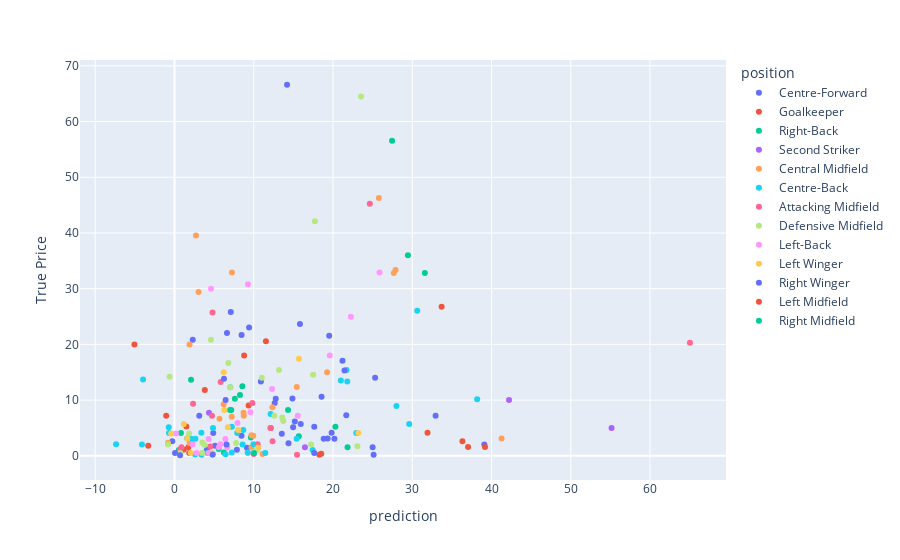

Notebook code for this chart:
### Markdown cell above
### Interactive plot of predictions

### Code cell
import plotly.express as px

pred_df = pd.concat([pd.DataFrame(y_pred, columns = ["prediction"]), y_test], axis=1)



pred_df.rename(columns = {'fee_infladj':'True Price'}, inplace = True)

fig = px.scatter(pred_df,
                 x="prediction",
                 y="True Price",
                 color="position",
                 hover_data=['player_name', 'club_name', 'position'])
fig.show()

### Figure 1 — Plotly figure (JSON) as saved in the notebook; plotly's stock layout.template omitted (floating-point values rounded to 4 significant figures)
{"data": [{"customdata": [["Josh Sargent", "Norwich City", "Centre-Forward"], ["Ante Budimir", "RCD Mallorca", "Centre-Forward"], ["Patrik Schick", "RB Leipzig", "Centre-Forward"], ["Gerard Moreno", "Villarreal CF", "Centre-Forward"], ["Carlos Fernández", "Real Sociedad", "Centre-Forward"], ["Luis Suárez", "Atlético de Madrid", "Centre-Forward"], ["Dominic Solanke", "AFC Bournemouth", "Centre-Forward"], ["Antonio Sanabria", "Torino FC", "Centre-Forward"], ["Wout Weghorst", "Burnley FC", "Centre-Forward"], ["Felipe Avenatti", "Bologna FC 1909", "Centre-Forward"], ["Andrea Pinamonti", "Inter Milan", "Centre-Forward"], ["Moussa Dembélé", "Atlético de Madrid", "Centre-Forward"], ["Jean-Kévin Augustin", "AS Monaco", "Centre-Forward"], ["Grégoire Defrel", "US Sassuolo", "Centre-Forward"], ["Paco Alcácer", "Villarreal CF", "Centre-Forward"], ["Victor Osimhen", "LOSC Lille", "Centre-Forward"], ["Giovanni Simeone", "Cagliari Calcio", "Centre-Forward"], ["André Silva", "Sevilla FC", "Centre-Forward"], ["Willian José", "Wolverhampton Wanderers", "Centre-Forward"], ["Danny Ings", "Southampton FC", "Centre-Forward"], ["Gonçalo Paciência", "FC Schalke 04", "Centre-Forward"], ["Andreas Cornelius", "FC Girondins Bordeaux", "Centre-Forward"], ["Isaac Success", "Udinese Calcio", "Centre-Forward"], ["Steve Mounié", "Stade Brestois 29", "Centre-Forward"], ["Lucas Pérez", "Cádiz CF", "Centre-Forward"], ["Andrea Petagna", "SPAL", "Centre-Forward"], ["Ishak Belfodil", "TSG 1899 Hoffenheim", "Centre-Forward"], ["Ignatius Ganago", "RC Lens", "Centre-Forward"], ["Munir El Haddadi", "Sevilla FC", "Centre-Forward"], ["Andrea Petagna", "SSC Napoli", "Centre-Forward"], ["Carlos Bacca", "Villarreal CF", "Centre-Forward"], ["Gonzalo Higuaín", "AC Milan", "Centre-Forward"], ["Corentin Jean", "RC Lens", "Centre-Forward"]], "hovertemplate": "position=%{customdata[2]}<br>prediction=%{x}<br>True Price=%{y}<br>player_name=%{customdata[0]}<br>club_name=%{customdata[1]}<extra></extra>", "legendgroup": "Centre-Forward", "marker": {"color": "#636efa", "symbol": "circle"}, "mode": "markers", "name": "Centre-Forward", "orientation": "v", "showlegend": true, "type": "scatter", "x": [12.64, 14.38, 8.459, 2.302, 12.77, 32.95, 6.622, 3.125, 25.31, -0.2756, 19.52, 25.0, 4.891, 20.18, 15.83, 9.413, 10.9, 13.54, 18.82, 7.099, 39.09, 9.148, 5.108, 14.97, 25.12, 19.32, 15.93, 15.18, 7.872, 21.19, 21.67, 18.56, 4.068], "xaxis": "x", "y": [9.5, 2.262, 3.599, 20.81, 10.26, 7.181, 22.06, 7.181, 14, 2.602, 21.54, 1.539, 4.114, 3.085, 23.65, 23.04, 13.34, 3.955, 3.078, 25.81, 2.052, 1.447, 1.8, 5.129, 0.2, 3.122, 5.724, 6.155, 1.093, 17.07, 7.285, 10.62, 1.026], "yaxis": "y"}, {"customdata": [["Jeremías Ledesma", "Cádiz CF", "Goalkeeper"], ["Alfred Gomis", "SPAL", "Goalkeeper"], ["Baptiste Reynet", "Nîmes Olympique", "Goalkeeper"], ["Juan Musso", "Atalanta BC", "Goalkeeper"], ["Ben Foster", "Watford FC", "Goalkeeper"], ["David Button", "West Bromwich Albion", "Goalkeeper"], ["Florian Müller", "SC Freiburg", "Goalkeeper"], ["Baptiste Reynet", "FC Toulouse", "Goalkeeper"], ["Tom Heaton", "Aston Villa", "Goalkeeper"], ["Florian Müller", "VfB Stuttgart", "Goalkeeper"], ["Andrés Fernández", "SD Huesca", "Goalkeeper"], ["Oier Olazábal", "RCD Espanyol Barcelona", "Goalkeeper"], ["Orestis Karnezis", "LOSC Lille", "Goalkeeper"], ["Antonio Adán", "Atlético de Madrid", "Goalkeeper"], ["Emil Audero", "UC Sampdoria", "Goalkeeper"], ["Jonas Lössl", "Huddersfield Town", "Goalkeeper"], ["Rui Patrício", "AS Roma", "Goalkeeper"], ["Kevin Trapp", "Eintracht Frankfurt", "Goalkeeper"], ["Neto", "FC Barcelona", "Goalkeeper"]], "hovertemplate": "position=%{customdata[2]}<br>prediction=%{x}<br>True Price=%{y}<br>player_name=%{customdata[0]}<br>club_name=%{customdata[1]}<extra></extra>", "legendgroup": "Goalkeeper", "marker": {"color": "#EF553B", "symbol": "circle"}, "mode": "markers", "name": "Goalkeeper", "orientation": "v", "showlegend": true, "type": "scatter", "x": [-3.312, 37.04, 18.52, -5.057, 2.164, 1.176, 18.27, 31.92, 9.352, 12.11, 1.861, 1.751, 1.497, 39.18, 11.54, 36.33, 3.826, -1.049, 33.71], "xaxis": "x", "y": [1.8, 1.561, 0.3591, 20, 2.914, 1.128, 0.2052, 4.163, 9.05, 5, 0.5129, 1.543, 5.263, 1.561, 20.57, 2.602, 11.8, 7.199, 26.74], "yaxis": "y"}, {"customdata": [["Kévin Malcuit", "SSC Napoli", "Right-Back"], ["Jonathan Schmid", "SC Freiburg", "Right-Back"], ["Benjamin Pavard", "Bayern Munich", "Right-Back"], ["Nélson Semedo", "Wolverhampton Wanderers", "Right-Back"], ["Kenny Tete", "Fulham FC", "Right-Back"], ["Gabriele Zappa", "Cagliari Calcio", "Right-Back"], ["Ruben Aguilar", "AS Monaco", "Right-Back"], ["Valentino Lazaro", "Hertha BSC", "Right-Back"], ["Kyle Walker-Peters", "Southampton FC", "Right-Back"], ["Fabio Depaoli", "Atalanta BC", "Right-Back"], ["Valentino Lazaro", "Borussia Mönchengladbach", "Right-Back"], ["Florent Hadergjonaj", "Huddersfield Town", "Right-Back"], ["Aaron Wan-Bissaka", "Manchester United", "Right-Back"], ["Valentino Lazaro", "Newcastle United", "Right-Back"], ["Rubén Peña", "Villarreal CF", "Right-Back"], ["Ander Capa", "Athletic Bilbao", "Right-Back"], ["Bouna Sarr", "Bayern Munich", "Right-Back"], ["Antonio Barragán", "Real Betis Balompié", "Right-Back"]], "hovertemplate": "position=%{customdata[2]}<br>prediction=%{x}<br>True Price=%{y}<br>player_name=%{customdata[0]}<br>club_name=%{customdata[1]}<extra></extra>", "legendgroup": "Right-Back", "marker": {"color": "#00cc96", "symbol": "circle"}, "mode": "markers", "name": "Right-Back", "orientation": "v", "showlegend": true, "type": "scatter", "x": [8.563, 0.8178, 29.45, 31.59, 9.635, 15.69, 14.33, 8.263, 2.092, 6.238, 5.582, 20.3, 27.45, 21.84, 7.008, 1.628, 7.162, 0.5437], "xaxis": "x", "y": [12.49, 4.114, 35.99, 32.83, 3.283, 3.5, 8.227, 10.93, 13.64, 0.6155, 1.231, 5.204, 56.56, 1.543, 8.227, 3.122, 8.207, 1.041], "yaxis": "y"}, {"customdata": [["Marius Bülter", "1.FC Union Berlin", "Second Striker"], ["Antoine Griezmann", "Atlético de Madrid", "Second Striker"], ["Federico Di Francesco", "US Sassuolo", "Second Striker"], ["Max Kruse", "VfL Wolfsburg", "Second Striker"]], "hovertemplate": "position=%{customdata[2]}<br>prediction=%{x}<br>True Price=%{y}<br>player_name=%{customdata[0]}<br>club_name=%{customdata[1]}<extra></extra>", "legendgroup": "Second Striker", "marker": {"color": "#ab63fa", "symbol": "circle"}, "mode": "markers", "name": "Second Striker", "orientation": "v", "showlegend": true, "type": "scatter", "x": [16.46, 42.21, 4.353, 55.15], "xaxis": "x", "y": [1.539, 10, 7.754, 5], "yaxis": "y"}, {"customdata": [["Rene Krhin", "FC Nantes", "Central Midfield"], ["Hernani", "Parma Calcio 1913", "Central Midfield"], ["André Gomes", "Everton FC", "Central Midfield"], ["Arne Maier", "FC Augsburg", "Central Midfield"], ["Nadiem Amiri", "Bayer 04 Leverkusen", "Central Midfield"], ["Gerson", "Olympique Marseille", "Central Midfield"], ["Will Hughes", "Crystal Palace", "Central Midfield"], ["Kerem Demirbay", "Bayer 04 Leverkusen", "Central Midfield"], ["Marcel Sabitzer", "Bayern Munich", "Central Midfield"], ["Giovani Lo Celso", "Tottenham Hotspur", "Central Midfield"], ["Edimilson Fernandes", "1.FSV Mainz 05", "Central Midfield"], ["Gonzalo Melero", "Levante UD", "Central Midfield"], ["Jean-Victor Makengo", "Udinese Calcio", "Central Midfield"], ["Radja Nainggolan", "Inter Milan", "Central Midfield"], ["Seko Fofana", "RC Lens", "Central Midfield"], ["Nicolò Barella", "Inter Milan", "Central Midfield"], ["Eduard Löwen", "Hertha BSC", "Central Midfield"], ["Stefano Sensi", "Inter Milan", "Central Midfield"], ["Giovani Lo Celso", "Real Betis Balompié", "Central Midfield"], ["Youri Tielemans", "Leicester City", "Central Midfield"], ["Fayçal Fajr", "Getafe CF", "Central Midfield"], ["Nicolò Barella", "Inter Milan", "Central Midfield"], ["Joe Willock", "Newcastle United", "Central Midfield"]], "hovertemplate": "position=%{customdata[2]}<br>prediction=%{x}<br>True Price=%{y}<br>player_name=%{customdata[0]}<br>club_name=%{customdata[1]}<extra></extra>", "legendgroup": "Central Midfield", "marker": {"color": "#FFA15A", "symbol": "circle"}, "mode": "markers", "name": "Central Midfield", "orientation": "v", "showlegend": true, "type": "scatter", "x": [11.09, 5.672, -0.8175, 9.264, 6.208, 1.902, 7.229, 7.247, 19.25, 27.67, 8.708, 9.711, 9.947, 2.705, 12.36, 15.44, 8.741, 1.92, 41.27, 25.79, 9.715, 27.89, 3.04], "xaxis": "x", "y": [0.3122, 6.637, 2.342, 0.5, 9.256, 20, 7, 32.91, 15, 32.83, 7.713, 3.702, 3.591, 39.55, 8.72, 12.34, 7.199, 2.262, 3.122, 46.28, 1.543, 33.34, 29.4], "yaxis": "y"}, {"customdata": [["Rúben Vezo", "Levante UD", "Centre-Back"], ["Waldemar Anton", "VfB Stuttgart", "Centre-Back"], ["Raúl Albiol", "Villarreal CF", "Centre-Back"], ["Luca Kilian", "1.FSV Mainz 05", "Centre-Back"], ["Pedro Bigas", "SD Eibar", "Centre-Back"], ["Javi Sánchez", "Real Valladolid CF", "Centre-Back"], ["Sergi Gómez", "Sevilla FC", "Centre-Back"], ["Raúl Navas", "CA Osasuna", "Centre-Back"], ["Igor", "ACF Fiorentina", "Centre-Back"], ["Sebastiano Luperto", "FC Crotone", "Centre-Back"], ["Axel Tuanzebe", "SSC Napoli", "Centre-Back"], ["Fikayo Tomori", "AC Milan", "Centre-Back"], ["Jordi Amat", "Rayo Vallecano", "Centre-Back"], ["Lorenzo Tonelli", "UC Sampdoria", "Centre-Back"], ["Jawad El Yamiq", "Real Valladolid CF", "Centre-Back"], ["Ömer Toprak", "SV Werder Bremen", "Centre-Back"], ["Mohammed Salisu", "Southampton FC", "Centre-Back"], ["David Luiz", "Arsenal FC", "Centre-Back"], ["Axel Disasi", "AS Monaco", "Centre-Back"], ["Germán Pezzella", "ACF Fiorentina", "Centre-Back"], ["Reece Oxford", "FC Augsburg", "Centre-Back"], ["Marc Muniesa", "Girona FC", "Centre-Back"], ["Jannik Vestergaard", "Southampton FC", "Centre-Back"], ["Lyanco", "Southampton FC", "Centre-Back"], ["Maxime Le Marchand", "Fulham FC", "Centre-Back"], ["Alexander Djiku", "RC Strasbourg Alsace", "Centre-Back"], ["Kamil Glik", "Benevento Calcio", "Centre-Back"], ["Erick Cabaco", "Levante UD", "Centre-Back"], ["Bruno Ecuele Manga", "Dijon FCO", "Centre-Back"], ["Alex Ferrari", "UC Sampdoria", "Centre-Back"], ["Sebastiaan Bornauw", "VfL Wolfsburg", "Centre-Back"], ["Robert Bauer", "1.FC Nuremberg", "Centre-Back"], ["Jeison Murillo", "UC Sampdoria", "Centre-Back"], ["Diego Carlos", "Sevilla FC", "Centre-Back"]], "hovertemplate": "position=%{customdata[2]}<br>prediction=%{x}<br>True Price=%{y}<br>player_name=%{customdata[0]}<br>club_name=%{customdata[1]}<extra></extra>", "legendgroup": "Centre-Back", "marker": {"color": "#19d3f3", "symbol": "circle"}, "mode": "markers", "name": "Centre-Back", "orientation": "v", "showlegend": true, "type": "scatter", "x": [-0.7257, 7.918, 22.94, 8.593, 2.077, 2.64, 29.61, 2.604, 4.862, 11.45, 9.238, 7.232, 17.43, -4.102, 4.773, -0.6933, 7.039, 28.0, 21.8, 38.19, 4.173, 7.238, 30.63, 12.13, 3.389, 8.681, 15.42, 9.963, -7.374, 6.447, 20.99, 3.405, -3.964, 21.72], "xaxis": "x", "y": [5.142, 4.104, 4.114, 2.052, 3.085, 3.078, 5.724, 0.2565, 5, 0.5129, 0.6, 0.6155, 1.041, 2.052, 0.2565, 4.104, 12.31, 8.947, 13.34, 10.15, 0.5204, 5.204, 26.02, 7.5, 4.163, 4.628, 3.078, 2.081, 2.057, 0.2602, 13.5, 0.2081, 13.68, 15.43], "yaxis": "y"}, {"customdata": [["Brahim Díaz", "AC Milan", "Attacking Midfield"], ["Nabil Fekir", "Real Betis Balompié", "Attacking Midfield"], ["Ondrej Duda", "1. FC Köln", "Attacking Midfield"], ["Denis Suárez", "Arsenal FC", "Attacking Midfield"], ["Gaël Kakuta", "Rayo Vallecano", "Attacking Midfield"], ["Borja García", "SD Huesca", "Attacking Midfield"], ["Jeff Reine-Adélaïde", "SCO Angers", "Attacking Midfield"], ["Gaël Kakuta", "RC Lens", "Attacking Midfield"], ["Joelinton", "Newcastle United", "Attacking Midfield"], ["Hannes Wolf", "Borussia Mönchengladbach", "Attacking Midfield"], ["Denis Suárez", "Celta de Vigo", "Attacking Midfield"], ["Valter Birsa", "Cagliari Calcio", "Attacking Midfield"], ["Masaya Okugawa", "Arminia Bielefeld", "Attacking Midfield"], ["Riccardo Saponara", "ACF Fiorentina", "Attacking Midfield"], ["Jeff Reine-Adélaïde", "Olympique Lyon", "Attacking Midfield"]], "hovertemplate": "position=%{customdata[2]}<br>prediction=%{x}<br>True Price=%{y}<br>player_name=%{customdata[0]}<br>club_name=%{customdata[1]}<extra></extra>", "legendgroup": "Attacking Midfield", "marker": {"color": "#FF6692", "symbol": "circle"}, "mode": "markers", "name": "Attacking Midfield", "orientation": "v", "showlegend": true, "type": "scatter", "x": [15.46, 65.04, 4.728, 12.38, 10.5, 0.875, 4.516, 12.16, 24.65, 9.826, 5.83, 9.989, 0.658, 2.345, 4.792], "xaxis": "x", "y": [0.2052, 20.31, 7.181, 2.602, 2.081, 1.539, 1.665, 5, 45.25, 9.5, 13.27, 0.3122, 1, 9.367, 25.71], "yaxis": "y"}, {"customdata": [["Benjamin André", "LOSC Lille", "Defensive Midfield"], ["Morgan Schneiderlin", "OGC Nice", "Defensive Midfield"], ["Lucas Deaux", "Nîmes Olympique", "Defensive Midfield"], ["Sandro Tonali", "AC Milan", "Defensive Midfield"], ["Jean-Eudes Aholou", "AS Monaco", "Defensive Midfield"], ["Rolando Mandragora", "Juventus FC", "Defensive Midfield"], ["Bruno Guimarães", "Newcastle United", "Defensive Midfield"], ["Baptiste Santamaria", "Stade Rennais FC", "Defensive Midfield"], ["Walace", "Hannover 96", "Defensive Midfield"], ["Alexis Blin", "Amiens SC", "Defensive Midfield"], ["Stefan Ilsanker", "Eintracht Frankfurt", "Defensive Midfield"], ["Sandro", "Udinese Calcio", "Defensive Midfield"], ["Thomas Delaney", "Borussia Dortmund", "Defensive Midfield"], ["Lucas Torró", "CA Osasuna", "Defensive Midfield"], ["Rodri", "Manchester City", "Defensive Midfield"], ["Sandro", "Genoa CFC", "Defensive Midfield"], ["Leander Dendoncker", "Wolverhampton Wanderers", "Defensive Midfield"], ["Tiemoué Bakayoko", "SSC Napoli", "Defensive Midfield"], ["Sebastian Rudy", "FC Schalke 04", "Defensive Midfield"], ["Iván Marcone", "Elche CF", "Defensive Midfield"], ["Ibrahima Diallo", "Southampton FC", "Defensive Midfield"], ["Milan Badelj", "Genoa CFC", "Defensive Midfield"]], "hovertemplate": "position=%{customdata[2]}<br>prediction=%{x}<br>True Price=%{y}<br>player_name=%{customdata[0]}<br>club_name=%{customdata[1]}<extra></extra>", "legendgroup": "Defensive Midfield", "marker": {"color": "#B6E880", "symbol": "circle"}, "mode": "markers", "name": "Defensive Midfield", "orientation": "v", "showlegend": true, "type": "scatter", "x": [12.59, 7.762, 10.41, 13.6, 17.49, 13.19, 17.72, 11.01, 13.72, 23.08, 0.7304, 3.508, 4.595, -0.8189, 23.54, 3.508, -0.6186, 17.23, 6.789, 1.854, 7.025, 3.798], "xaxis": "x", "y": [7.199, 2.288, 1.028, 6.9, 14.57, 15.39, 42.1, 14, 6.244, 1.697, 0.5142, 0.5204, 20.81, 2.052, 64.48, 2.394, 14.19, 2.052, 16.65, 4, 12.31, 2.0], "yaxis": "y"}, {"customdata": [["Tommaso Augello", "UC Sampdoria", "Left-Back"], ["Romain Perraud", "Southampton FC", "Left-Back"], ["Giuseppe Pezzella", "Parma Calcio 1913", "Left-Back"], ["Lucas Olaza", "Real Valladolid CF", "Left-Back"], ["Birger Meling", "Stade Rennais FC", "Left-Back"], ["Sergio Reguilón", "Tottenham Hotspur", "Left-Back"], ["Yuri Berchiche", "Athletic Bilbao", "Left-Back"], ["Marc Cucurella", "Brighton & Hove Albion", "Left-Back"], ["Álex Moreno", "Real Betis Balompié", "Left-Back"], ["Lucas Digne", "Aston Villa", "Left-Back"], ["Cristiano Biraghi", "ACF Fiorentina", "Left-Back"], ["Javi Galán", "Celta de Vigo", "Left-Back"], ["Reinildo Mandava", "Atlético de Madrid", "Left-Back"], ["Marvin Zeegelaar", "Udinese Calcio", "Left-Back"], ["Riza Durmisi", "SS Lazio", "Left-Back"], ["Filippo Costa", "SSC Napoli", "Left-Back"], ["Hamza Mendyl", "Dijon FCO", "Left-Back"], ["Abdou Diallo", "Paris Saint-Germain", "Left-Back"]], "hovertemplate": "position=%{customdata[2]}<br>prediction=%{x}<br>True Price=%{y}<br>player_name=%{customdata[0]}<br>club_name=%{customdata[1]}<extra></extra>", "legendgroup": "Left-Back", "marker": {"color": "#FF97FF", "symbol": "circle"}, "mode": "markers", "name": "Left-Back", "orientation": "v", "showlegend": true, "type": "scatter", "x": [5.6, 12.32, 7.946, 2.809, 4.307, 9.268, 22.25, 19.59, 15.55, 4.606, 2.284, 0.1744, 6.427, 5.786, 9.588, 6.66, 4.328, 25.88], "xaxis": "x", "y": [1.539, 12, 5.899, 0.5129, 3, 30.78, 24.98, 18, 7.199, 30, 2.081, 4, 3, 2.057, 7.806, 1.491, 0.5142, 32.91], "yaxis": "y"}, {"customdata": [["Myziane Maolida", "Hertha BSC", "Left Winger"], ["Steven Zuber", "Eintracht Frankfurt", "Left Winger"], ["André Schürrle", "Fulham FC", "Left Winger"], ["Karl Toko Ekambi", "Olympique Lyon", "Left Winger"], ["Romain Philippoteaux", "Stade Brestois 29", "Left Winger"], ["Moses Simon", "FC Nantes", "Left Winger"], ["Denis Bouanga", "AS Saint-Étienne", "Left Winger"], ["Juanmi", "Real Betis Balompié", "Left Winger"], ["Jony", "SS Lazio", "Left Winger"], ["Vincenzo Grifo", "TSG 1899 Hoffenheim", "Left Winger"], ["Maxwel Cornet", "Burnley FC", "Left Winger"], ["Gerard Deulofeu", "Udinese Calcio", "Left Winger"], ["Antonio Di Gaudio", "Hellas Verona", "Left Winger"]], "hovertemplate": "position=%{customdata[2]}<br>prediction=%{x}<br>True Price=%{y}<br>player_name=%{customdata[0]}<br>club_name=%{customdata[1]}<extra></extra>", "legendgroup": "Left Winger", "marker": {"color": "#FECB52", "symbol": "circle"}, "mode": "markers", "name": "Left Winger", "orientation": "v", "showlegend": true, "type": "scatter", "x": [-0.4198, 1.619, 4.827, 23.19, 2.047, 6.73, 8.053, 6.291, 10.57, 1.166, 6.219, 15.7, 4.772], "xaxis": "x", "y": [4, 3.078, 0.4163, 4.114, 0.5129, 5.129, 4.628, 8.227, 1.491, 5.724, 15, 17.44, 0.4114], "yaxis": "y"}, {"customdata": [["Xherdan Shaqiri", "Liverpool FC", "Right Winger"], ["Dejan Kulusevski", "Tottenham Hotspur", "Right Winger"], ["Portu", "Real Sociedad", "Right Winger"], ["Christian Pulisic", "Chelsea FC", "Right Winger"], ["Ibai Gómez", "Athletic Bilbao", "Right Winger"], ["Marius Wolf", "Borussia Dortmund", "Right Winger"], ["Matteo Politano", "Inter Milan", "Right Winger"], ["Douglas Costa", "Bayern Munich", "Right Winger"], ["Iván Alejo", "Cádiz CF", "Right Winger"], ["Emiliano Rigoni", "Elche CF", "Right Winger"], ["Marius Wolf", "Eintracht Frankfurt", "Right Winger"], ["Iago Falque", "Benevento Calcio", "Right Winger"], ["Grady Diangana", "West Bromwich Albion", "Right Winger"]], "hovertemplate": "position=%{customdata[2]}<br>prediction=%{x}<br>True Price=%{y}<br>player_name=%{customdata[0]}<br>club_name=%{customdata[1]}<extra></extra>", "legendgroup": "Right Winger", "marker": {"color": "#636efa", "symbol": "circle"}, "mode": "markers", "name": "Right Winger", "orientation": "v", "showlegend": true, "type": "scatter", "x": [21.45, 6.449, 14.88, 14.2, 19.83, 17.63, 8.466, 4.819, 6.566, 0.7052, 17.63, 0.06383, 6.243], "xaxis": "x", "y": [15.3, 10, 10.28, 66.61, 4.163, 5.204, 21.7, 0.2565, 2.052, 0.1026, 0.5204, 0.5129, 13.85], "yaxis": "y"}, {"customdata": [["Angeliño", "RB Leipzig", "Left Midfield"]], "hovertemplate": "position=%{customdata[2]}<br>prediction=%{x}<br>True Price=%{y}<br>player_name=%{customdata[0]}<br>club_name=%{customdata[1]}<extra></extra>", "legendgroup": "Left Midfield", "marker": {"color": "#EF553B", "symbol": "circle"}, "mode": "markers", "name": "Left Midfield", "orientation": "v", "showlegend": true, "type": "scatter", "x": [8.79], "xaxis": "x", "y": [18], "yaxis": "y"}, {"customdata": [["Ainsley Maitland-Niles", "AS Roma", "Right Midfield"], ["Ridle Baku", "VfL Wolfsburg", "Right Midfield"]], "hovertemplate": "position=%{customdata[2]}<br>prediction=%{x}<br>True Price=%{y}<br>player_name=%{customdata[0]}<br>club_name=%{customdata[1]}<extra></extra>", "legendgroup": "Right Midfield", "marker": {"color": "#00cc96", "symbol": "circle"}, "mode": "markers", "name": "Right Midfield", "orientation": "v", "showlegend": true, "type": "scatter", "x": [10.04, 7.616], "xaxis": "x", "y": [0.5, 10.26], "yaxis": "y"}], "layout": {"legend": {"title": {"text": "position"}, "tracegroupgap": 0}, "margin": {"t": 60}, "xaxis": {"anchor": "y", "domain": [0, 1], "title": {"text": "prediction"}}, "yaxis": {"anchor": "x", "domain": [0, 1], "title": {"text": "True Price"}}}}
